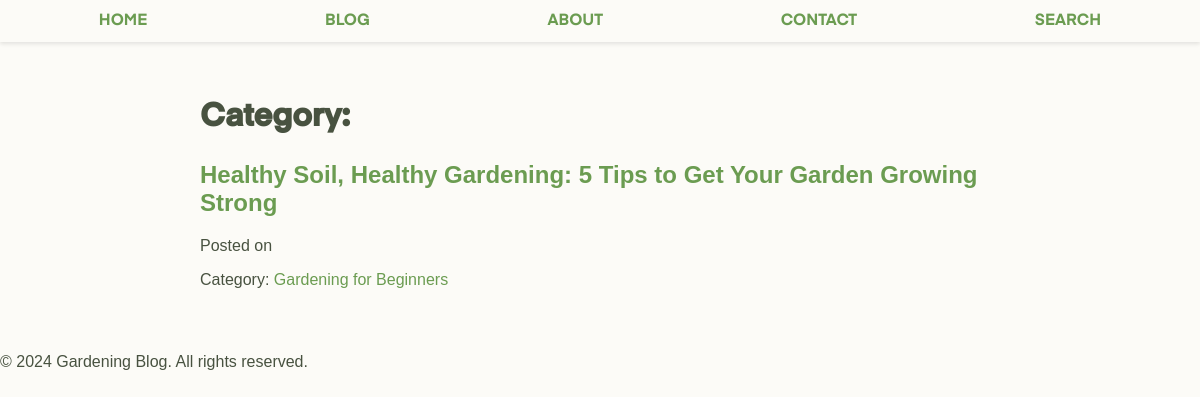
Page /category/gardening-for-beginners on the committed database.
### models.py (models this page shows, shortened)
class Post(db.Model):
    id = db.Column(db.Integer, primary_key=True)
    title = db.Column(db.String(100), nullable=False)
    content = db.Column(db.Text, nullable=False)
    author = db.Column(db.String(50), nullable=False)
    date_posted = db.Column(db.DateTime, nullable=False, default=datetime.utcnow)
    category_id = db.Column(db.Integer, db.ForeignKey('category.id'), nullable=False)
    featured_image = db.Column(db.String(200))
    status = db.Column(db.String(20), nullable=False, default='draft')
    comments = db.relationship('Comment', backref='post', lazy='dynamic')
    slug = db.Column(db.String(100), unique=True, nullable=False)
    tags = db.Column(db.String, nullable=False)  # Using string for tags

class Category(db.Model):
    id = db.Column(db.Integer, primary_key=True)
    name = db.Column(db.String(100), nullable=False, unique=True)
    slug = db.Column(db.String(100), nullable=False, unique=True)
    posts = db.relationship('Post', backref='category', lazy=True)

### app.py (the view)
@app.route('/category/<category_slug>')
def category(category_slug):
    app.logger.debug(f'Category page accessed: {category_slug}')
    category = Category.query.filter_by(slug=category_slug).first_or_404()
    posts = category.posts
    return render_template('category.html', category=category, posts=posts)

### templates/category.html (shortened to what this page needs)
<!DOCTYPE html>
<html>
<head>
    <link rel="stylesheet" href="{{ url_for('static', filename='css/styles.css') }}">
</head>
<body>
    <header>
        <nav>
            <ul>
                <li><a href="{{ url_for('home') }}">HOME</a></li>
                <li><a href="{{ url_for('blog') }}">BLOG</a></li>
                <li><a href="{{ url_for('about') }}">ABOUT</a></li>
                <li><a href="{{ url_for('contact') }}">CONTACT</a></li>
                <li><a href="{{ url_for('search') }}">SEARCH</a></li>
            </ul>
        </nav>
    </header>
    <main>
        <h1>Category: {{ category_name }}</h1>
        {% if posts %}
        <div class="blog-posts">
            {% for post in posts %}
            <article class="blog-post">
                <h2><a href="{{ url_for('post', post_slug=post.slug) }}">{{ post.title }}</a></h2>
                <p>Posted on {{ post.date }}</p>
                <p>Category: <a href="{{ url_for('category', category_slug=post.category.slug) }}">{{ post.category.name }}</a></p>
            </article>
            {% endfor %}
        </div>
        {% else %}
        <p>No blog posts available in this category yet.</p>
        {% endif %}
    </main>
    <footer>
        <p>&copy; 2024 Gardening Blog. All rights reserved.</p>
    </footer>
</body>
</html>

### static/css/styles.css (style rules this page uses)
body, ul { margin: 0; padding: 0; background-color: #FCFBF7; color: #485240; }
header { background-color: #FCFBF7; padding: 10px; box-shadow: 0 2px 4px rgba(0, 0, 0, 0.1); }
nav ul { list-style-type: none; display: flex; justify-content: space-around; }
nav a { color: #485240; text-decoration: none; }
main { max-width: 800px; margin: 0 auto; padding: 2rem; }
nav { font-family: 'Eina', Arial, sans-serif !important; }
h1 { font-family: 'Eina', sans-serif !important; }
.blog-post h2 a { font-family: 'Linotype', sans-serif; }
p { font-family: 'TT', sans-serif; }
a:link { color: #6b9c51; text-decoration: none; }

### rows in the picture
Post: title "Healthy Soil, Healthy Gardening: 5 Tips to Get Your Garden Growing Strong", category.name "Gardening for Beginners"
